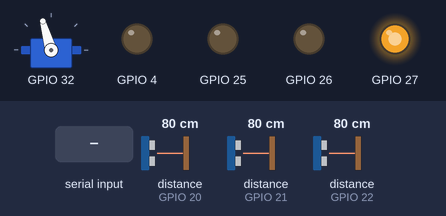
The sketch below on a simulated ESP32. On the bench: servo, output pins drawn as LEDs (lit = HIGH). The inputs (shaded band) are chosen by the test bench; at power-on: distance to the obstacle (sensors on GPIO 21, GPIO 20, GPIO 22) 80 cm. Nothing arrives over Bluetooth unless stated; what the sketch prints to the serial monitor is not drawn.

Above: at 2.1 s.
2.2 s: distance to the obstacle (sensor on GPIO 21) set to 2 cm
At 4.0 s:
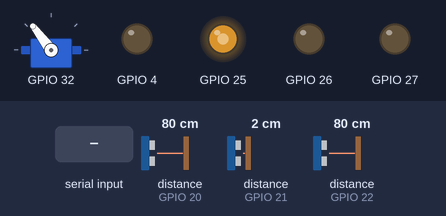
4.4 s: distance to the obstacle (sensor on GPIO 20) set to 31 cm
5.9 s: distance to the obstacle (sensor on GPIO 20) set to 27 cm
At 6.6 s:
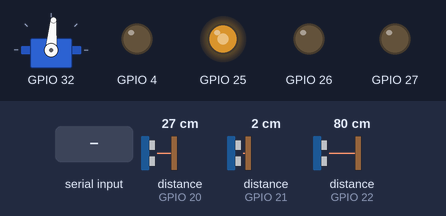
7.5 s: "a" received over the second serial link
At 8.4 s:
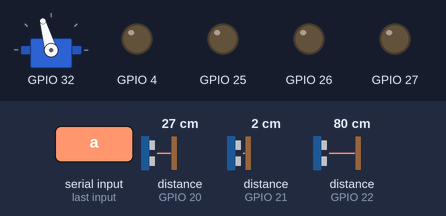
Timing chart, 0 to 10.0 s (numbered marks = the images above; inputs shaded):
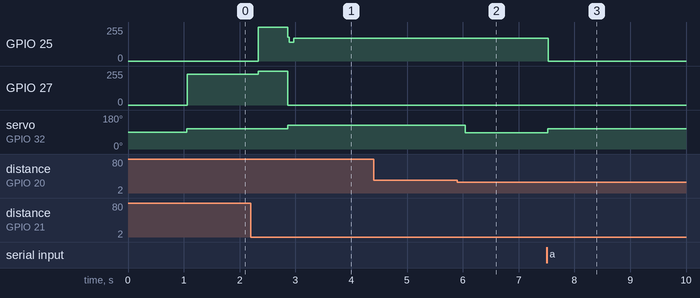

Measured:
- the behaviour switches between 30 and 29 cm on distance to the obstacle (sensor on GPIO 20) (found by bisection; images 1 and 2)
- after the input at 2.2 s, GPIO 25: 0/255 → 255/255 after 0.13 s, → 142/255 0.53 s later, → 170/255 0.11 s later; GPIO 27: 229/255 → 255/255 after 0.13 s, → 0/255 0.53 s later; servo on GPIO 32: 106° → 127° after 0.66 s
- after the input at 4.4 s, every drawn part: stays the same
- after the input at 5.9 s, servo on GPIO 32: 127° → 85° after 0.14 s
- after the input at 7.5 s, GPIO 25: 170/255 → 0/255 at once; servo on GPIO 32: 85° → 106° at once

The sketch:

rumicar_esp32.ino
```cpp
//=========================================================
//  rumicar_esp32.ino :  RumiCar application
//  History     : V1.0  2020-08-18 new create
//=========================================================
#include <Wire.h>
#define  EXTERN extern
#include "RumiCar_esp32.h"
#include "BluetoothSerial.h"

#define BT_ON
#ifdef BT_ON
BluetoothSerial SerialBT;
#endif
//=========================================================
//  RumiCar Default Parameter
//=========================================================
#define DEVICE_NAME     "RumiCar_ESP32" // BLE Device Name
#define PILOT_MODE      1         // 1:Auto 2:Manual
#define MAX_TORQUE      255       // max pwm value
#define MAX_POWER       230       // 230 max
#define MIN_POWER       150       // 120 min
#define MAX_SPEED       1.0       // max speed factor
#define MID_SPEED       0.75      // mid speed factor
#define LOW_SPEED       0.5       // low speed need torque
#define BRAKE_TIME      1000      // coasting max time
#define MAX_DISTANCE_W  300       // max distance to wall
#define MID_DISTANCE_W  150       // keep distance from inside wall
#define MIN_DISTANCE_W  50        // min distance to wall
#define MAX_ANGLE       100       // max 100%
#define LIMIT_ANGLE      30       // max  30%
#define OVR_DISTANCE_F  800       // 800mm  detect straight
#define MAX_DISTANCE_F  300       // 300mm  detect front wall
#define MID_DISTANCE_F  200       // 200mm  speed down distance
#define MIN_DISTANCE_F  100       // 100mm  reverse start distance
#define REVERSE_DISTANCE 100      // 100mm  reverse distance
#define STP_DISTANCE_F  0         // 0mm kiss to wall
#define REVERSE_TIME    200       // reverse time 500ms
#define OIO_OFFSET      50        // out in out offset 0=off
#define OIO_TIME        500       // continue 500ms to inside
#define MAX_STOP_TIME   4         // stop time(for reverse mode)
#define KP_CONST        0.8       // Konstante p
#define KD_CONST        0.1       // Konstante d
#define DMODE           0         // Differential control mode
                                  // 1: normalize 0:active
#ifdef  SENSOR_VL53L1X            // use VL53L1X
VL53L1X sensor0;                  // create right sensor instanse
VL53L1X sensor1;                  // create front sensor instance
VL53L1X sensor2;                  // create left  sensor instance
#else                             // use VL53L0X
VL53L0X sensor0;                  // create right sensor instance
VL53L0X sensor1;                  // create front sensor instance
VL53L0X sensor2;                  // create left  sensor instance
#endif

//=========================================================
//  auto pilot variables difinition
//=========================================================
static int s0, s1, s2;                   // left, center, right sensor value
static int rawS0, rawS1, rawS2;          // sensor row value
static int ps0 = 0, ps1 = 0, ps2 = 0;    // left, center, right pre sensor value
static int st0, st1, st2;                // left, center, right sensor status
static int curDriveDir = BRAKE;          // current direction
static int lastDriveDir = BRAKE;         // last drive direction
static int lastSteerDir = CENTER;        // last steer direction

static unsigned long steerCount[3];      // steer count
static int courseLayout = 1;             // 0:LEFT 2:RIHGT 1:unknown
static float prep = 0;                   // pre value of proportional control
static float p;                          // proportional control
static float d  = 0;                     // differential control
static float d1 = 0;
static float d2 = 0;
static float kp = KP_CONST;
static float kd = KD_CONST;
static unsigned long preTime = 0;
static unsigned long dTime = 0;
static int dMode = DMODE;                // difference control mode
static int16_t Joy_X = 0;                // JoyStick X
static int16_t Joy_Y = 0;                // JoyStick Y
static int16_t autoPilot = PILOT_MODE;   // Default Pilot Mode
static int16_t Trim = 0;                 // Default Trimmer value
static int16_t maxSpeed = MAX_POWER;     // Default Max Motor Power
static unsigned long sFwdTime = 0;       // fwd passage time
static unsigned long eFwdTime = 0;       // fwd passage time
static unsigned long sCornerTime = 0;    // cornering passage time
static unsigned long eCornerTime = 0;    // cornering passage time
static int preDistance    = 0;           // previous distance(S1)
static int preSpeed       = 0;           // previous speed
static int targetSpeed    = 0;           // target speed
static int requestTorque  = 0;           // PWM Value
static int curSpeed       = 0;           // current speed
static int reverseMode    = 0;           // reversing
static int stopCounter    = 0;           // stop times
static int steerDir;                     // steering direction
static int dAngle;                       // steering angle
static int oioCount       = 0;           // oio count
static int cornerFlag     = 0;           // oio mode flag
//=========================================================
//  Arduino setup function
//=========================================================
void setup()
{
  int i;
  for (i = 0; i < 3; i++) {
    steerCount[i] = 0;
  }
  RC_setup();               //   RumiCar initial function
#ifdef BT_ON
  Serial.println("Start bluetooth!");
  SerialBT.begin(DEVICE_NAME);
  Serial.println("The device started, now you can pair it with bluetooth!");
#endif
}

//=========================================================
//  auto_driving
//=========================================================
void auto_driving()
{
  int dDistance      = 0;
  int minDistance    = 0;

  //=========================================================
  //  calc distance to wall & current speed
  //=========================================================
  dDistance = preDistance - s1;
  curSpeed = (dDistance * 108) / (int)dTime;
  //=========================================================
  //  detect near to wall and set reverse mode
  //=========================================================
  if ((s1 < MIN_DISTANCE_F) && (abs(dDistance) <= 5)) {
    stopCounter++;
    if (stopCounter > MAX_STOP_TIME && reverseMode == 0) {
      reverseMode = 1;
      stopCounter = 0;
    }
  } else {
    stopCounter = 0;
  }
  //=========================================================
  //  set reverse distance (expand 100ms)
  //=========================================================
  if (reverseMode == 1) {
    minDistance = MIN_DISTANCE_F + REVERSE_DISTANCE;
  } else {
    minDistance = MIN_DISTANCE_F;
  }
  //=========================================================
  //  calc distance and speed
  //=========================================================
  if(s1 < minDistance){                    // x < 100
    if (reverseMode == 0) {
      curDriveDir   = BRAKE;
      requestTorque = MAX_TORQUE;
    } else {
      curDriveDir = REVERSE;
      requestTorque = map(s1, STP_DISTANCE_F, MIN_DISTANCE_F, MIN_POWER + dAngle / 2, maxSpeed * LOW_SPEED);
    }
  } else {
    reverseMode = 0;
    if (s1 > OVR_DISTANCE_F) {                // 800 < x
      curDriveDir = FORWARD;
      requestTorque = maxSpeed * MAX_SPEED;   // full throttle
    } else {                                  // 100 < x < 800
      curDriveDir = FORWARD;
      targetSpeed   = map(s1, MIN_DISTANCE_F, OVR_DISTANCE_F, 0, maxSpeed * MAX_SPEED);
      requestTorque = map(s1, MIN_DISTANCE_F, OVR_DISTANCE_F, MIN_POWER + dAngle / 2, maxSpeed * MAX_SPEED);
      if (targetSpeed <= curSpeed) {           // over speed
        curDriveDir   = BRAKE;
        requestTorque = MAX_TORQUE;
      }
    }
  }
  RC_drive(curDriveDir, requestTorque);
  //=========================================================
  //  calc forward time
  //=========================================================
  if (lastDriveDir != FORWARD && curDriveDir == FORWARD) {  // change to FORWARD
    sFwdTime = millis();
    eFwdTime = 0;                                           // clear elapse time
  }
  if (lastDriveDir == FORWARD && curDriveDir == FORWARD) {  // continue FORWARD
    eFwdTime = millis() - sFwdTime;                         // add elapse  time
    if (eFwdTime > 10000) {
      eFwdTime = 10000;
    }
  }
  preDistance  = s1;
  preSpeed     = curSpeed;
}

//=========================================================
//  auto_steering
//=========================================================
void auto_steering()
{
  int steerMax;                     // limit steering angle
  int dMin = MIN_DISTANCE_W;        // min distance to wall
  int dMax = MAX_DISTANCE_W;        // max distance to wall
  int pos;                          // position between wall to wall
  int oioOffset;                    // out in out offset
  int targetPos;                    // target position
  int targetPos2;                   // oio target
  int curPos;                       // current position

  //=========================================================
  //  detect straight
  //=========================================================
  if (s1 > OVR_DISTANCE_F &&  // detect straight
      s0 > MID_DISTANCE_W &&  // not near left wall
      s2 > MID_DISTANCE_W) {  // not near write wall
    steerMax = LIMIT_ANGLE ;  // limit steering
  } else {
    steerMax = MAX_ANGLE;
  }
  //=========================================================
  //  Limit wall distance
  //=========================================================
  if      (s0 > dMax) s0 = dMax;    // correct Max Value
  else if (s0 < dMin) s0 = dMin;    // correct Min Value
  if      (s2 > dMax) s2 = dMax;    // correct Max Value
  else if (s2 < dMin) s2 = dMin;    // correct Min Value
  //=========================================================
  //  detect out in out mode & calc targetPos
  //=========================================================
  if (dMode > 0) {                  // oio mode on
    if (courseLayout == LEFT) {
      oioOffset = OIO_OFFSET * dMode;     // keep near left wall
    } else if (courseLayout == RIGHT) {
      oioOffset = - OIO_OFFSET * dMode;   // keep near right wall
    } else {
      oioOffset = 0;
    }
    if (cornerFlag == 1 && s1 > OVR_DISTANCE_F) {      // straight : keep near outside wall
      oioOffset = - oioOffset;
      cornerFlag = 0;
      oioCount = 0;
    } else if (cornerFlag == 0 && s1 <= OVR_DISTANCE_F) {
      cornerFlag = 1;
      oioCount = 0;
    }
    oioCount ++;
  } else {
    oioOffset = 0;
  }
  targetPos = (s0 + s2) / 2;
  targetPos2 = constrain((s0 + s2) / 2 + oioOffset, MIN_DISTANCE_W, s0 + s2 - MIN_DISTANCE_W);
  if (targetPos - targetPos2 > 10) {
    targetPos = constrain(targetPos - oioCount * 2, targetPos2, targetPos);
  } else if (targetPos - targetPos2 < 10) {
    targetPos = constrain(targetPos + oioCount * 2, targetPos, targetPos2) ;
  }
///*
  Serial.print("\tSensor0:");
  Serial.print(rawS0);
  Serial.print("\tStatus:");
  Serial.print(st0);
  Serial.print("\tSensor1:");
  Serial.print(rawS1);
  Serial.print("\tStatus:");
  Serial.print(st1);
  Serial.print("\tSensor2:");
  Serial.print(rawS2);
  Serial.print("\tStatus:");
  Serial.print(st2);
  Serial.print("\tcourseLayout:");
  Serial.print(courseLayout);
  Serial.print("\tTargetPos:");
  Serial.print(targetPos);
  Serial.print("\tTargetPos2:");
  Serial.print(targetPos2);
  Serial.print("\toioCount:");
  Serial.print(oioCount);
  Serial.println();
//*/
  //=========================================================
  //  calc steering angle
  //=========================================================
  curPos = s2;                      // standard wall is Right
  p = (targetPos - curPos) * kp;    // P control
  d = (p - prep) * 1000 / dTime * kd;  // calc differential
//  if (dMode == 1) {
//    d = (d + d1 + d2) / 3;
//    d2 = d1;
//    d1 = d;
//  }
  dAngle = constrain(p + d , -steerMax, steerMax);  // normalize dAngle -100 to 100
  prep = p;

  if (dAngle > 0) {
    steerDir = LEFT;
    dAngle = abs(dAngle);
  } else if (dAngle < 0) {
    steerDir = RIGHT;
    dAngle = abs(dAngle);
  } else {
    steerDir = CENTER;
    dAngle = 0;
  }
  //=========================================================
  //  kerikaeshi
  //=========================================================
  if (reverseMode == 1) {
//    if (steerDir == RIGHT) {
//      steerDir = LEFT;                  // counter steer
//    } else if (steerDir == LEFT) {
//      steerDir = RIGHT;                 // counter steer
//    } else {                            // kirikaeshi
//      steerDir = CENTER;
//      dAngle = steerMax * 0.7;
//    }
    dAngle = steerMax * 0.7;            // kirikaeshi
    if (steerDir == RIGHT) {
      steerDir = LEFT;                  // counter steer
    } else  {
      steerDir = RIGHT;                 // counter steer
    }
  }
  //=========================================================
  //  steering control
  //=========================================================
  RC_steer(steerDir, dAngle);           // steering
  //=========================================================
  //  calc corner time
  //=========================================================
  if (lastSteerDir != steerDir || lastDriveDir != curDriveDir) { // change drive direction
    sCornerTime = millis();
    eCornerTime = 0;                            // clear elapse time
  }
  if (lastSteerDir == steerDir && lastDriveDir == curDriveDir) { // continue
    eCornerTime = millis() - sCornerTime;       // calc elapse time
    if (eCornerTime > 10000) {
      eCornerTime = 10000;
    }
  }
  //=========================================================
  //  detect course layout
  //=========================================================
  steerCount[steerDir]++;
  if (steerCount[LEFT] > 500 || steerCount[RIGHT] > 500) {
    if (steerCount[LEFT] > (steerCount[RIGHT] * 2)) { //grater than 2 times
      courseLayout = LEFT;
    } else if ((steerCount[LEFT] * 2) < steerCount[RIGHT] )
      courseLayout = RIGHT;
    } else {
      courseLayout = CENTER;                    // unknown
  }
  //=========================================================
  //  save old direction
  //=========================================================
  lastDriveDir = curDriveDir;                 // save last value
  lastSteerDir = steerDir;
}

//=========================================================
//  auto_pilot
//=========================================================
void auto_pilot()
{
  unsigned long t;                  // current time
  char buf[256];                    // serial pirnt buffer

  t = millis();                     // get current time
  dTime = t - preTime;                 // diff time
  preTime = t;
  auto_driving();
  auto_steering();
  //=========================================================
  //  Logging
  //=========================================================
#ifdef BT_ON
  sprintf(buf, "\t%8d\t%4d\t%4d\t%4d\t%4d\t%4d\t%4d\t%5.2f\t%5.2f\t%1d\t%3d\t%5.3f\t%5.3f\t%3d\t%3d\t%1d\t%1d\t%1d",
                t, rawS0, st0, rawS1, st1, rawS2, st2, p, d, steerDir, dAngle, kp, kd, requestTorque, curSpeed, curDriveDir, courseLayout, dMode);
//  sprintf(buf, "\t%8d\t%4d\t%4d\t%4d\t%5.2f\t%5.2f\t%1d\t%3d\t%5.3f\t%5.3f\t%3d\t%3d\t%1d\t%1d\t%1d",
//                t, rawS0, rawS1, rawS2, p, d, steerDir, dAngle, kp, kd, requestTorque, curSpeed, curDriveDir, courseLayout, dMode);
  SerialBT.println(buf);
#endif
//  SerialBT.println(buf);
}

//=========================================================
//  manual pilot function
//=========================================================
void manual_pilot()
{
  int sDrive;         // dirve power
  int angle;          // steering angle
  int K_OFF = 50;     // min power offset
                      // driving
  if (Joy_Y > 10) {
    sDrive = constrain( Joy_Y + K_OFF, 0, maxSpeed);
    RC_drive(FORWARD, sDrive);
  } else if (Joy_Y < -10) {
    sDrive = constrain(-Joy_Y + K_OFF, 0, maxSpeed);
    RC_drive(REVERSE, sDrive);
  } else {
    RC_drive(BRAKE, 0);
  }
                      // steering
  angle = constrain(Joy_X + Trim, -100, 100);
  if (angle > 0) {
    RC_steer(RIGHT, angle);
  } else if (angle < 0) {
    RC_steer(LEFT, -angle);
  } else {
    RC_steer(CENTER);
  }
}

//=========================================================
//  Arduino Main function
//=========================================================
void loop()
{
  //=========================================================
  //  get VL53L0X TOF sensor value
  //    S0: left S1: center S2: right
  //=========================================================
#ifdef SENSOR_VL53L1X
  rawS0 = sensor0.read();        // read left  sensor
  rawS1 = sensor1.read();        // read front sensor
  rawS2 = sensor2.read();        // read right sensor
  // detect overrange error and collect

  st0 = sensor0.ranging_data.range_status;
  st1 = sensor1.ranging_data.range_status;
  st2 = sensor2.ranging_data.range_status;

   if (st0 != 4)  ps0 = s0 = rawS0;                  // if range error occred set previus value
   else           s0 = ps0;
   if (st1 != 4)  ps1 = s1 = rawS1;
   else           s1 = ps1;
   if (st2 != 4)  ps2 = s2 = rawS2;
   else           s2 = ps2;

#else
  //s0=sensor0.readRangeContinuousMillimeters();
  //s1=sensor1.readRangeContinuousMillimeters();
  //s2=sensor2.readRangeContinuousMillimeters();
  s0=sensor0.readRangeSingleMillimeters();
  s1=sensor1.readRangeSingleMillimeters();
  s2=sensor2.readRangeSingleMillimeters();
#endif
//=========================================================
//  Bluetooth Serial Control
//=========================================================
  if(SerialBT.available()){
    char action = SerialBT.read();
    if (action == 'a' ){
      if (autoPilot == 0) {
        autoPilot = 1;
#ifdef BT_ON
        SerialBT.println("\tTime\tS0\tst0\tS1\tst1\tS2\tst2\tD\tP\tDIR\tAngle\tKp\tKd\trequestSpeed\tcurSpeed\tcurDriveDIr\tLayout\tdMode");
//        SerialBT.println("\tTime\tS0\tS1\tS2\tD\tP\tDIR\tAngle\tKp\tKd\trequestSpeed\tcurSpeed\tcurDriveDIr\tLayout\tdMode");
#endif
      } else {
        autoPilot = 0;
      }
    } else if (action == 'M') {
      dMode++;
      if (dMode > 4) dMode = 4;
    } else if (action == 'm') {
      dMode--;
      if (dMode < 0) dMode = 0;
    } else if (action == 'S') {
      maxSpeed += 10;
      if (maxSpeed >= 255) maxSpeed = 255;
    } else if (action == 's') {
      maxSpeed -= 10;
      if (maxSpeed <= 100) maxSpeed = 100;
    } else if (action == 'P') {
      kp += 0.025;
    } else if (action == 'p') {
      kp -= 0.025;
      if (kp <= 0) kp = 0;
    } else if (action == 'D') {
      kd += 0.025;
    } else if (action == 'd') {
      kd -= 0.025;
      if (kd <= 0) kd = 0;
    }
  }
  if (autoPilot == 1) {
    auto_pilot();
  } else {
    manual_pilot();
  }
}
```

Source omitted: RumiCar_esp32.cpp (6793 bytes), RumiCar_esp32.h (1389 bytes)
